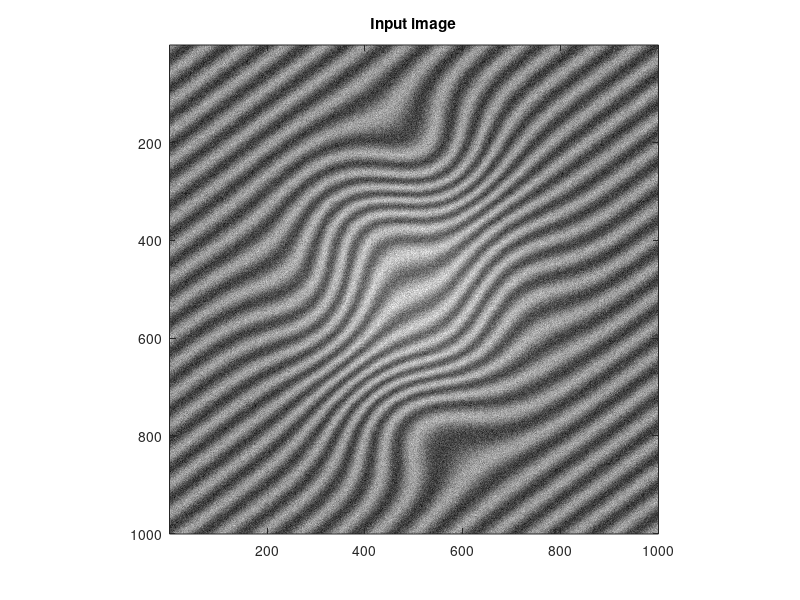

This figure's MATLAB source: (Note: this script raises an error after producing the figure.)
%% Input fringe pattern image

imS = 1000; % Image size
sig1x = 3;   % Gaussian background sigma parameter (x direction)
sig1y = 3;   % Gaussian background sigma parameter (y direction)
sig2 = 0.3; % Noise variance
D = 2;      % Phase dynamic range
Tx = 80;    % Carrier fringes x period
Ty = 60;    % Carrier fringes y period

backgroundGT = 5 + gausswin(imS,sig1y)*gausswin(imS,sig1x)';
noiseGT = sig2*randn(imS);
[x,y] = meshgrid(1:imS);
phsGT = peaks(imS)*D;   % Ground truth phase
fringesGT = cos(phsGT + (x/Tx+y/Ty)*2*pi);    % Ground truth fringe pattern
image = backgroundGT+fringesGT+noiseGT;   % input image 

figure;imagesc(image); colormap gray; axis image; title('Input image')

%% fpFIF2 

% Default version
[IMFs,F] = fpFIF2(image);

% % With custom options:
% options = [];
% options.disp = 1;
% options.alpha = 20;
% IMF = fpFIF2(image,options);

%% Displaying IMFs
figure;
cn = ceil(sqrt(size(IMFs,3)+1));
cn2 = ceil((size(IMFs,3)+1)/cn);
subplot(cn2,cn,1); imagesc(image); colormap gray; colorbar; title('Input image'); %axis image
for tt = 2:size(IMFs,3)+1
    subplot(cn2,cn,tt); imagesc(IMFs(:,:,tt-1)); colormap gray; colorbar;
    title(['fpFIF2; IMF ',num2str(tt-1),'/',num2str(size(IMFs,3))]); %axis image
end

%% Results
modes = 6:14;   % IMFs that consist fringes
fringes = sum(IMFs(:,:,modes),3);
noise = sum(IMFs(:,:,1:(modes(1)-1)),3);
background = sum(IMFs(:,:,(modes(end)+1):end),3);

figure;
subplot(2,4,1); imagesc(image); axis image; title('Input image'); colorbar
subplot(2,4,2); imagesc(noiseGT); axis image; 
title('Ground truth noise'); colorbar
subplot(2,4,3); imagesc(fringesGT,[-1 1]); axis image; 
title('Ground truth fringes'); colorbar
subplot(2,4,4); imagesc(backgroundGT); axis image; 
title('Ground truth background'); colorbar
subplot(2,4,6); imagesc(noise,[min(noiseGT(:)) max(noiseGT(:))]); 
axis image; title('Filtered noise'); colorbar
subplot(2,4,7); imagesc(fringes,[-1 1]); axis image; 
title('Filtered fringes'); colorbar
subplot(2,4,8); imagesc(background,[min(backgroundGT(:)) max(backgroundGT(:))]); 
axis image; title('Filtered background'); colorbar
colormap gray

%% fpFIF2 for timelapse
% use F returned for one image to decompose second, simiar image
fringesGT2 = cos(phsGT + (-x/Ty+y/Tx)*2*pi); % grounth truth fringes
image2 = backgroundGT+fringesGT2+noiseGT;   % input image 

[noise2,fringes2,background2] = fpFIF2_for_timelapse(image2,F,[modes(1),modes(end)]);

%% Results

figure;
subplot(2,4,1); imagesc(image2); axis image; title('Input image'); colorbar
subplot(2,4,2); imagesc(noiseGT); axis image; 
title('Ground truth noise'); colorbar
subplot(2,4,3); imagesc(fringesGT2,[-1 1]); axis image; 
title('Ground truth fringes'); colorbar
subplot(2,4,4); imagesc(backgroundGT); axis image; 
title('Ground truth background'); colorbar
subplot(2,4,6); imagesc(noise2,[min(noiseGT(:)) max(noiseGT(:))]); 
axis image; title('Filtered noise'); colorbar
subplot(2,4,7); imagesc(fringes2,[-1 1]); axis image; 
title('Filtered fringes'); colorbar
subplot(2,4,8); imagesc(background2,[min(backgroundGT(:)) max(backgroundGT(:))]); 
axis image; title('Filtered background'); colorbar
colormap gray